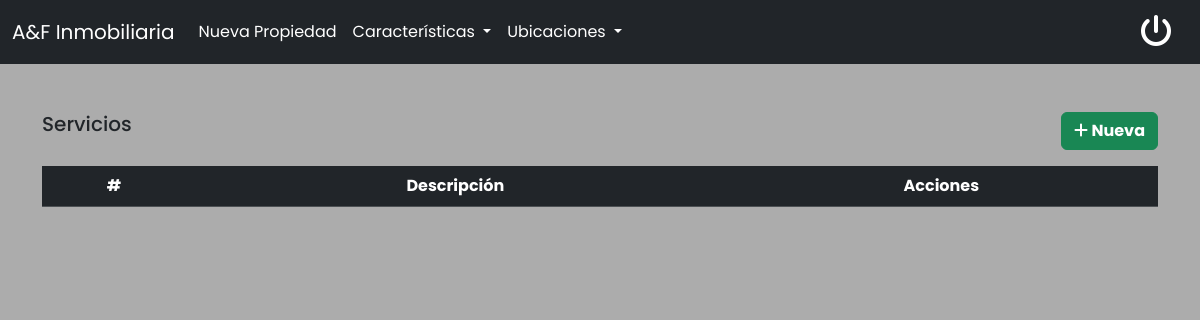
Before: /admin/servicios.php (signed in) with the older database file.
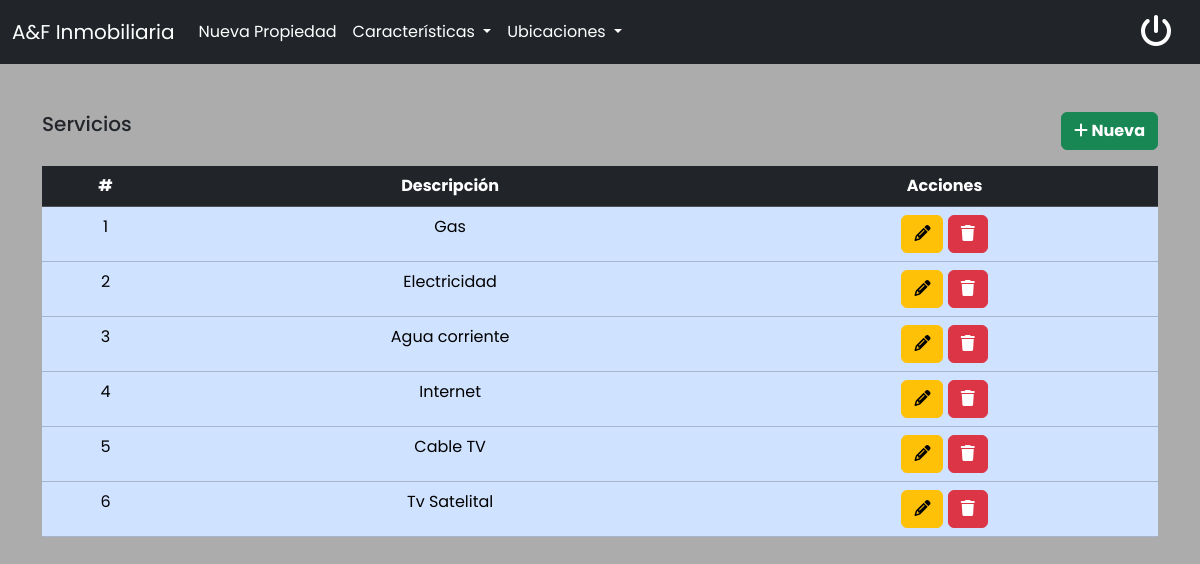
After: the same page with the newer database file.
### tables this page shows
CREATE TABLE `servicios` (
  `id` int(11) NOT NULL,
  `descripcion` varchar(255) DEFAULT NULL,
  `deleted_at` timestamp NULL DEFAULT NULL
);

### src/models/servicios.php (called while the page is built, shortened)
<?php
class Servicios
{
  private $conexion;
  public function __construct($conexion)
  {
    $this->conexion = $conexion;
  }
  public function getServicios($all = false)
  {
    $query = "SELECT * FROM servicios";
    if (!$all) {
      $query .= ' WHERE deleted_at is null';
    }
    $resultado = $this->conexion->prepare($query);
    $resultado->execute();
    return $resultado->fetchAll(PDO::FETCH_ASSOC);
  }
}

### admin/servicios.php (the view, shortened to what this page needs)
<?php
include_once '../src/db/conn.php';
include_once '../src/models/servicios.php';
$conexion = Conexion::conectar();
$serviciosModel = new Servicios($conexion);
$servicios = $serviciosModel->getServicios(false);
?>
<!DOCTYPE html>
<html lang="en">
<head>
  <link href="https://cdn.jsdelivr.net/npm/bootstrap@5.3.3/dist/css/bootstrap.min.css" rel="stylesheet">
  <link rel="stylesheet" href="../assets/css/styles.css">
  <link rel="stylesheet" href="https://cdnjs.cloudflare.com/ajax/libs/font-awesome/6.5.1/css/all.min.css" />
  <link href="https://cdnjs.cloudflare.com/ajax/libs/font-awesome/6.1.1/css/all.min.css" rel="stylesheet">
</head>
<body class="bg-grays-color">
  <div class="container vh-100 mt-5">
    <div class="d-flex mt-5 justify-content-between mb-3">
      <h5>Servicios</h5>
      <button class="btn btn-success fw-bold" id="agregarServicio"><i class="fa fa-plus"></i> Nueva</button>
    </div>
    <table class="table table-primary">
      <thead class="table-dark">
        <tr>
          <th class="text-center">#</th>
          <th class="text-center">Descripción</th>
          <th class="text-center">Acciones</th>
        </tr>
      </thead>
      <tbody>
        <?php foreach ($servicios as $servicio) :
          echo '<tr>
                  <td class="text-center">' . $servicio['id'] . '</th>
                  <td class="text-center">' . $servicio['descripcion'] . '</th>';
          if ($servicio['deleted_at'] == null) {
            echo '
                  <td class="text-center">
                    <button class="btn btn-warning" title="Editar" type="button" id="editarServicio">
                      <i class="fa fa-pencil"></i>
                    </button>
                    <button class="btn btn-danger" title="Eliminar" type="button" onclick="borrarServicio(' . $servicio['id'] . ')">
                      <i class="fa fa-trash"></i>
                    </button>
                  </td>';
          } else {
            echo '<td class="text-center">
                    <button class="btn btn-success" title="Reactivar" type="button" onclick="restaurarServicio(' . $servicio['id'] . ')">
                      <i class="fa fa-undo"></i>
                    </button>
                  </td>';
          };
          echo '</tr>';
        endforeach;
        ?>
      </tbody>
    </table>
  </div>
</body>

Changed rows visible on the page:
added servicios: id "1", descripcion "Gas"
added servicios: id "2", descripcion "Electricidad"
added servicios: id "3", descripcion "Agua corriente"
added servicios: id "4", descripcion "Internet"
added servicios: id "5", descripcion "Cable TV"
added servicios: id "6", descripcion "Tv Satelital"
